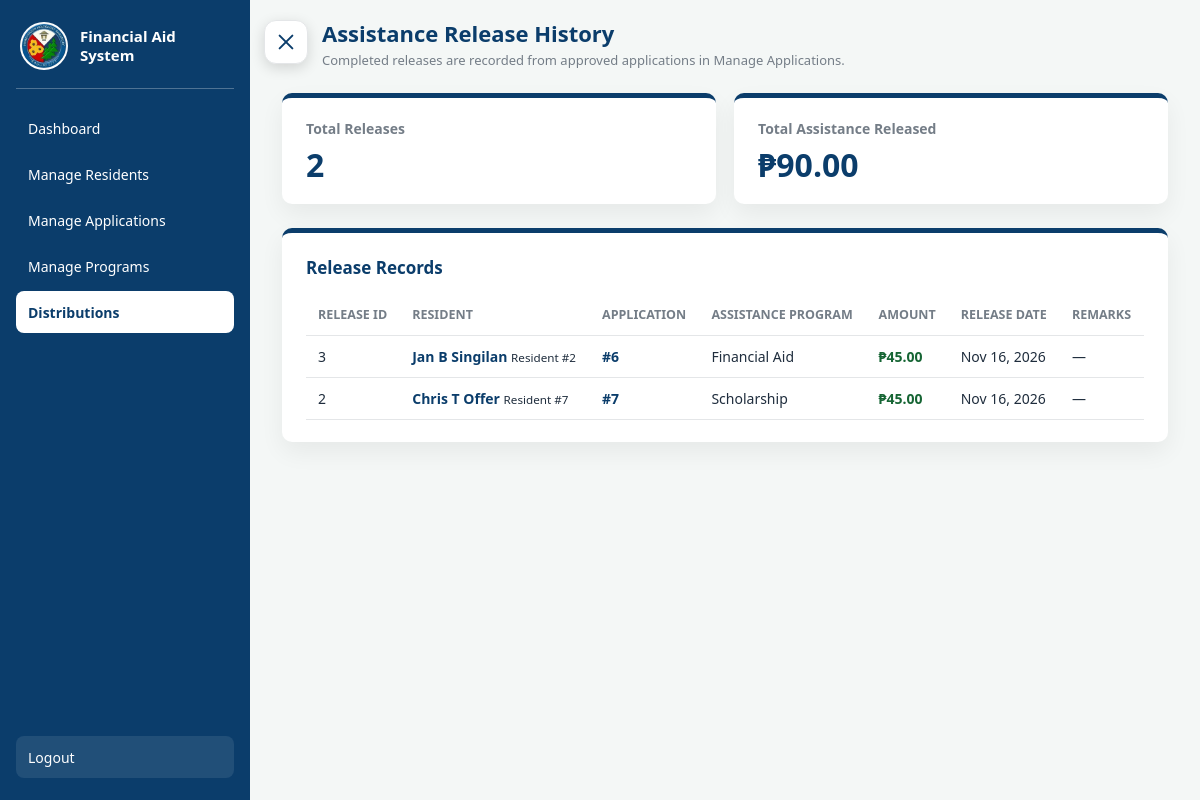
/worker/distributions.php (signed in), run on the app's committed database.
### tables this page shows
CREATE TABLE `assistance_release` (
  `release_id`   INT NOT NULL AUTO_INCREMENT,
  `applicant_id` INT NOT NULL,
  `amount`       DECIMAL(10,2) NOT NULL,                  
  `release_date` DATE NOT NULL,
  `remarks`      VARCHAR(255) DEFAULT NULL,
  PRIMARY KEY (`release_id`),
  KEY `idx_applicant_id` (`applicant_id`),
  KEY `idx_release_date` (`release_date`),
  CONSTRAINT `assistance_release_application_fk`
    FOREIGN KEY (`applicant_id`) REFERENCES `application` (`applicant_id`)
    ON DELETE RESTRICT                                    
);

CREATE TABLE `application` (
  `applicant_id`     INT NOT NULL AUTO_INCREMENT,
  `resident_id`      INT DEFAULT NULL,
  `user_id`          INT DEFAULT NULL,
  `application_date` DATETIME NOT NULL DEFAULT CURRENT_TIMESTAMP,
  `status`           ENUM('Pending','Approved','Rejected') NOT NULL DEFAULT 'Pending',
  `aid_type`         VARCHAR(150) NOT NULL,              
  `firstname`        VARCHAR(50)  NOT NULL,
  `middlename`       VARCHAR(50)  DEFAULT NULL,
  `lastname`         VARCHAR(50)  NOT NULL,
  `suffix`           VARCHAR(10)  DEFAULT NULL,
  `email`            VARCHAR(100) DEFAULT NULL,
  `contact`          VARCHAR(20)  DEFAULT NULL,
  `gender`           ENUM('Male','Female','Other') DEFAULT NULL,
  `civilstatus`      ENUM('Single','Married','Widowed','Annulled') DEFAULT NULL,
  `education`        ENUM('Elementary','High School','Senior High School','College','Graduate','Vocational') DEFAULT NULL,
  `soloparent`       ENUM('Yes','No') DEFAULT NULL,
  `children`         TINYINT UNSIGNED DEFAULT NULL,       
  `member`           ENUM('Yes','No') DEFAULT NULL,
  `program`          VARCHAR(100) DEFAULT NULL,
  `dependent`        ENUM('Yes','No') DEFAULT NULL,
  `relationship`     VARCHAR(50) DEFAULT NULL,
  `housenumber`      VARCHAR(20)  DEFAULT NULL,
  `street`           VARCHAR(60) DEFAULT NULL,
  `barangay`         VARCHAR(50) DEFAULT NULL,
  `city`             VARCHAR(50) DEFAULT NULL,
  `province`         VARCHAR(50) DEFAULT NULL,
  `zipcode`          CHAR(4)      DEFAULT NULL,
  `birthplace`       VARCHAR(60) DEFAULT NULL,
  `occupation`       VARCHAR(60) DEFAULT NULL,
  `school`           VARCHAR(100) DEFAULT NULL,
  `yearlevel`        VARCHAR(30)  DEFAULT NULL,
  `course`           VARCHAR(100) DEFAULT NULL,
  `benefits`         VARCHAR(100) DEFAULT NULL,           
  `enrolled`         VARCHAR(20)  DEFAULT NULL,
  `attained`         VARCHAR(30) DEFAULT NULL,
  `senior`           VARCHAR(150) DEFAULT NULL,           
  `issues`           TEXT DEFAULT NULL,
  `documents`        TEXT DEFAULT NULL,                   
  PRIMARY KEY (`applicant_id`),
  KEY `application_user_id` (`user_id`),
  KEY `application_resident_id` (`resident_id`),
  KEY `idx_application_status` (`status`),
  KEY `idx_application_email` (`email`),
  KEY `idx_application_name` (`lastname`, `firstname`),
  CONSTRAINT `application_user_fk`
    FOREIGN KEY (`user_id`) REFERENCES `user` (`user_id`)
    ON DELETE SET NULL,
  CONSTRAINT `application_resident_fk`
    FOREIGN KEY (`resident_id`) REFERENCES `resident_information` (`resident_id`)
    ON DELETE SET NULL
);

### classes/application_manager.php (called while the page is built, shortened)
<?php
class ApplicationManager {
    private PDO $pdo;
    public function __construct(PDO $pdo) {
        $this->pdo = $pdo;
    }
    public function fetch_all_releases() {
        $sql = "SELECT
                    r.release_id,
                    r.applicant_id,
                    r.amount,
                    r.release_date,
                    r.remarks,
                    a.resident_id,
                    a.aid_type,
                    COALESCE(
                        NULLIF(TRIM(CONCAT_WS(' ', ri.firstname, ri.middlename, ri.lastname)), ''),
                        NULLIF(TRIM(CONCAT_WS(' ', a.firstname, a.middlename, a.lastname)), '')
                    ) AS resident_name
                FROM assistance_release r
                INNER JOIN application a ON a.applicant_id = r.applicant_id
                LEFT JOIN resident_information ri ON ri.resident_id = a.resident_id
                ORDER BY r.release_date DESC, r.release_id DESC";
        $stmt = $this->pdo->prepare($sql);
        $stmt->execute();
        return $stmt->fetchAll(PDO::FETCH_ASSOC);
    }
    public function total_released_amount() {
        $sql = "SELECT COALESCE(SUM(amount), 0)
                FROM assistance_release";
        $stmt = $this->pdo->prepare($sql);
        $stmt->execute();
        return $stmt->fetchColumn();
    }
}
?>

### worker/distributions.php (the view, shortened to what this page needs)
<?php
require_once "../dbconn.php";
require_once "../classes/application_manager.php";
$manager = new ApplicationManager($pdo);
$releases = $manager->fetch_all_releases();
$totalReleased = $manager->total_released_amount();
$escape = function ($value) {
    return htmlspecialchars((string)($value ?? ''), ENT_QUOTES, 'UTF-8');
};
?>
<!DOCTYPE html>
<html lang="en">
<head>
    <link rel="stylesheet" href="../theme.css">
</head>
<body>
<div class="dashboard">
    <?php $activePage = 'distributions'; require __DIR__ . '/sidebar.php'; ?>
    <main class="main-content">
        <div class="topbar">
            <div>
                <h2>Assistance Release History</h2>
                <p class="release-note">Completed releases are recorded from approved applications in Manage Applications.</p>
            </div>
        </div>
        <div class="stats-container release-summary">
            <section class="stat-card">
                <p>Total Releases</p>
                <h1><?php echo count($releases); ?></h1>
            </section>
            <section class="stat-card">
                <p>Total Assistance Released</p>
                <h1>₱<?php echo number_format((float)$totalReleased, 2); ?></h1>
            </section>
        </div>
        <section class="panel">
            <div class="panel-header">
                <h3>Release Records</h3>
            </div>
            <?php if (!$releases): ?>
                <p class="empty-message">No assistance releases have been recorded yet.</p>
                <p class="empty-message">
                    Once an application is approved, you can record its release from
                    <a class="release-link" href="manage_applications.php">Manage Applications</a>.
                </p>
            <?php else: ?>
                <div class="table-wrapper">
                    <table class="applicant-table">
                        <thead>
                            <tr>
                                <th>Release ID</th>
                                <th>Resident</th>
                                <th>Application</th>
                                <th>Assistance Program</th>
                                <th>Amount</th>
                                <th>Release Date</th>
                                <th>Remarks</th>
                            </tr>
                        </thead>
                        <tbody>
                        <?php foreach ($releases as $release): ?>
                            <tr>
                                <td><?php echo $escape($release['release_id']); ?></td>
                                <td>
                                    <?php if (!empty($release['resident_id'])): ?>
                                        <a class="release-link" href="resident_management.php?edit=<?php echo urlencode((string)$release['resident_id']); ?>">
                                            <?php echo $escape($release['resident_name'] ?: 'Resident'); ?>
                                        </a>
                                        <small>Resident #<?php echo $escape($release['resident_id']); ?></small>
                                    <?php else: ?>
                                        <?php echo $escape($release['resident_name'] ?: 'Unlinked resident'); ?>
                                    <?php endif; ?>
                                </td>
                                <td>
                                    <a class="release-link" href="manage_applications.php?edit=<?php echo urlencode((string)$release['applicant_id']); ?>">
                                        #<?php echo $escape($release['applicant_id']); ?>
                                    </a>
                                </td>
                                <td><?php echo $escape($release['aid_type']); ?></td>
                                <td class="amount-cell">₱<?php echo number_format((float)$release['amount'], 2); ?></td>
                                <td><?php echo $escape(date('M j, Y', strtotime($release['release_date']))); ?></td>
                                <td><?php echo $escape($release['remarks'] ?: '—'); ?></td>
                            </tr>
                        <?php endforeach; ?>
                        </tbody>
                    </table>
                </div>
            <?php endif; ?>
        </section>
    </main>
</div>
</body>
</html>

### theme.css (style rules this page uses)
:root { --primary: #0b3d6b; --sidebar-bg: #0b3d6b; --bg: #f4f7f6; --surface: #ffffff; --text: #1f2d3d; --on-primary: #ffffff; --on-sidebar: #ffffff; --primary-dark: color-mix(in srgb, var(--primary) 78%, #000); --primary-soft: color-mix(in srgb, var(--primary) 9%, var(--surface)); --primary-ring: color-mix(in srgb, var(--primary) 22%, transparent); --muted: color-mix(in srgb, var(--text) 62%, var(--surface)); --border: color-mix(in srgb, var(--text) 12%, var(--surface)); --input-border: color-mix(in srgb, var(--text) 25%, var(--surface)); --input-bg: color-mix(in srgb, var(--text) 3%, var(--surface)); --surface-alt: color-mix(in srgb, var(--text) 4%, var(--surface)); --success: #166534; --success-bg: #dcfce7; --warning: #856404; --warning-bg: #fff3cd; --danger: #991b1b; --danger-bg: #fee2e2; --danger-solid: #dc2626; --radius-sm: 6px; --radius: 8px; --radius-lg: 10px; --shadow: 0 10px 25px rgba(0, 0, 0, 0.06); --shadow-lg: 0 18px 45px rgba(0, 0, 0, 0.28); --sidebar-w: 250px; --btn: 44px; --gutter: 32px; --gutter-top: 20px; --ease: 0.28s ease; --font: 'Segoe UI', Tahoma, Geneva, Verdana, sans-serif; }
*, *::before, *::after { box-sizing: border-box; }
* { margin: 0; padding: 0; }
html { -webkit-text-size-adjust: 100%; }
body { font-family: var(--font); background-color: var(--bg); color: var(--text); font-size: 16px; line-height: 1.5; }
a { color: var(--primary); }
.dashboard { display: flex; height: 100vh; height: 100dvh; overflow: hidden; position: relative; }
.main-content { flex: 1; min-width: 0; display: flex; flex-direction: column; padding: var(--gutter-top) var(--gutter) 32px; overflow-y: auto; }
.main-content > * { flex-shrink: 0; }
.topbar { display: flex; justify-content: space-between; align-items: center; flex-wrap: wrap; gap: 12px 16px; min-height: var(--btn); margin-bottom: 22px; padding-left: 40px; }
.topbar h2 { margin: 0; color: var(--primary); font-size: 22px; font-weight: 700; line-height: 1.2; }
.stats-container { display: grid; grid-template-columns: repeat(auto-fit, minmax(200px, 1fr)); gap: 18px; margin-bottom: 24px; }
.stat-card { background: var(--surface); border-radius: var(--radius-lg); border-top: 5px solid var(--primary); box-shadow: var(--shadow); padding: 20px 24px; min-width: 0; }
.stat-card p { margin: 0 0 8px; color: var(--muted); font-size: 14px; font-weight: 600; }
.stat-card h1 { margin: 0; color: var(--primary); font-size: 32px; line-height: 1.15; overflow-wrap: anywhere; }
.panel { background: var(--surface); border-radius: var(--radius-lg); border-top: 5px solid var(--primary); box-shadow: var(--shadow); padding: 22px 24px; min-width: 0; margin-bottom: 20px; }
.content-grid > .panel, .panel:last-child { margin-bottom: 0; }
.panel h3 { margin: 0 0 16px; color: var(--primary); font-size: 17px; font-weight: 700; }
.panel-header { display: flex; justify-content: space-between; align-items: center; flex-wrap: wrap; gap: 8px 12px; margin-bottom: 16px; }
.panel-header h3 { margin: 0; }
.table-wrapper { width: 100%; overflow-x: auto; -webkit-overflow-scrolling: touch; }
.applicant-table { width: 100%; border-collapse: collapse; font-size: 14px; }
.applicant-table th, .applicant-table td { text-align: left; padding: 10px 12px; border-bottom: 1px solid var(--border); white-space: nowrap; vertical-align: middle; }
.applicant-table th { color: var(--muted); font-weight: 600; font-size: 12.5px; text-transform: uppercase; }
.amount-cell { color: var(--success); font-weight: 700; white-space: nowrap; }
.application-documents a, .release-link { color: var(--primary); text-decoration: none; font-weight: 600; }
.release-note { color: var(--muted); font-size: 13px; margin-top: 5px; }

### data on the page
assistance_release: release_id "3", resident_name "Jan B Singilan", applicant.resident_id "2", applicant "6", applicant.aid_type "Financial Aid", amount "45.00", release_date "Nov 16, 2026", remarks "—"
assistance_release: release_id "2", resident_name "Chris T Offer", applicant.resident_id "7", applicant "7", applicant.aid_type "Scholarship", amount "45.00", release_date "Nov 16, 2026", remarks "—"

### other printed values
$item[1] "Dashboard"
$item[1] "Manage Residents"
$item[1] "Manage Applications"
$item[1] "Manage Programs"
$item[1] "Distributions"
$item[1] "Logout"
count($releases) "2"
$totalReleased "90.00"
